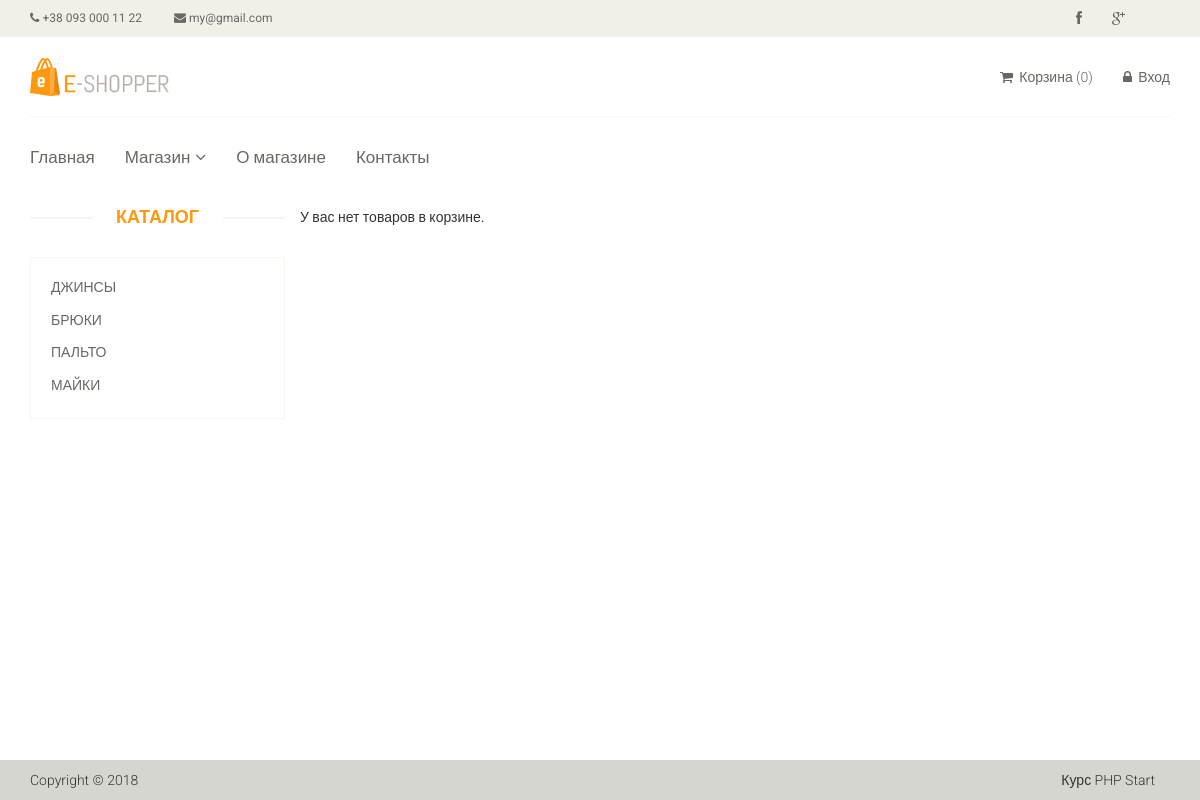
Page /cart/ on the committed database.
### tables this page shows
CREATE TABLE `category` (
  `id` int(11) NOT NULL,
  `name` varchar(256) NOT NULL,
  `sort_order` int(11) NOT NULL DEFAULT '0',
  `status` int(11) NOT NULL DEFAULT '1'
);

### config/routes.php (called while the page is built)
<?php
return array(
    'product/([0-9]+)' => 'product/view/$1',
    'catalog' => 'catalog/index',
    'category/([0-9]+)/page-([0-9]+)' => 'catalog/category/$1/$2',
    'category/([0-9]+)' => 'catalog/category/$1',
    'contact' => 'site/contact',
    'cart/delete' => 'cart/delete',
    'cart/deleteAll/([0-9]+)' => 'cart/deleteAll/$1',
    'cart/addAjax/([0-9]+)/([0-9]+)'=> 'cart/addAjax/$1/$2',
    'cart/add' => 'cart/add',
    'cart/checkout' => 'cart/checkout',
    'cart' => 'cart/index',
    'admin/category/delete/([0-9]+)' => 'adminCategory/delete/$1',
    'admin/category/update/([0-9]+)' => 'adminCategory/update/$1',
    'admin/category/create' => 'adminCategory/create',
    'admin/category' => 'adminCategory/index',
    'admin/order/delete/([0-9]+)' => 'adminOrder/delete/$1',
    'admin/order/update/([0-9]+)' => 'adminOrder/update/$1',
    'admin/order/view/([0-9]+)' => 'adminOrder/view/$1',
    'admin/order' => 'adminOrder/index',
    'admin/product/delete/([0-9]+)' => 'adminProduct/delete/$1',
    'admin/product/update/([0-9]+)' => 'adminProduct/update/$1',
    'admin/product/create' => 'adminProduct/create',
    'admin/product' => 'adminProduct/index',
    'admin' => 'admin/index',
    'user/register' => 'user/register',
    'user/login' => 'user/login',
    'user/logout' => 'user/logout',
    'cabinet/edit' => 'cabinet/edit',
    'cabinet' => 'cabinet/index',
    '' => 'site/index',
);

### controller/CartController.php (called while the page is built, shortened)
<?php
class CartController {
    public function actionIndex(){
        $categories = Category::getCategoriesList();
        require_once  ROOT . '/view/cart/index.php';
        return true;
    }
}

### index.php (called while the page is built, shortened)
<?php
    $router = new Router();
    $router->run();

### models/Category.php (called while the page is built, shortened)
<?php
class Category {
    public static function getCategoriesList()
    {
        $db = Db::getConnection();
        $categoryList = array();
        $result = $db->query("SELECT id, name FROM `category` ORDER BY `sort_order` ASC");
        $i = 0;
        while($row = $result->fetch()){
            $categoryList[$i]['id'] = $row['id'];
            $categoryList[$i]['name'] = $row['name'];
            $i++;
        }
        return $categoryList;
    }
}

### view/cart/index.php (the view)
<?php require_once(ROOT . "/include/header.php"); ?>
<section>
            <div class="container">
                <div class="row">
                    <div class="col-sm-3">
                        <div class="left-sidebar">
                            <h2>Каталог</h2>
                            <div class="panel-group category-products" id="accordian">
                                <?php foreach($categories as $categoryItem): ?>
                                <div class="panel panel-default">
                                    <div class="panel-heading">
                                        <h4 class="panel-title">
                                            <a href="/category/<?php echo $categoryItem['id']; ?>">
                                                <?php echo $categoryItem['name']; ?>
                                            </a>
                                        </h4>
                                    </div>
                                </div>
                               <?php endforeach; ?>
                            </div>
                        </div>
                    </div>
                      <?php if(isset($products)): ?>
                    <div class="col-sm-9 padding-right">
                        <table class="user_Cart_Table">
                            <tr>
                                <th>Код товара</th>
                                <th>Название</th>
                                 <th>Количество, шт.</th>
                                <th>Стоимость в руб.</th>
                                <th>Удалить шт.</th>
                                <th>Удалить товар полностью.</th>
                            </tr>
                            <?php foreach($products as $product): ?>
                            <tr>
                                <td><?php echo $product['code']; ?></td>
                                <td>
                                    <a href="/product/<?php echo $product['id']; ?>">
                                      <?php echo $product['name']; ?>
                                    </a>
                                </td>
                                <td><?php echo $productsInCart[$product['id']]; ?></td>
                                <td><?php echo $product['price']; ?></td>
                                <td>
                                    <form action="/cart/delete/" method="POST">
                                        <input id="countDelProduct" type="number" value="1" name="count">
                                        <input type="hidden" name="id" value="<?php echo $product['id']; ?>" >
                                        <button id="butDelProduct" type="submit" name="submit"><i class="fa fa-times"></i></button>
                                    </form>
                                </td>
                                <td> <a href="/cart/deleteAll/<?php echo $product['id']; ?>"><i class="fa fa-times"></i></a></td>
                            </tr>
                            <?php endforeach; ?>
                            <tr>
                                <td colspan="3">Общая стоимость:</td>
                                <td><?php echo $totalPrice; ?></td>
                            </tr>
                        </table>
                        <a href="/cart/checkout">Оформить заказ.</a>
                    </div>
                    <?php else: ?>
                    <p>У вас нет товаров в корзине.</p>
                    <?php endif; ?>
                    </div>
                </div>
        </section>
<?php require_once(ROOT . "/include/footer.php"); ?>

### components/Router.php (shortened to what this page needs)
<?php
class Router {
    private $routes;
    public function __construct()
    {
        $routesPath = ROOT . '/config/routes.php';
        $this->routes = include($routesPath);
    }
    private function getURI(){
        if(!empty($_SERVER['REQUEST_URI'])){
            return trim($_SERVER['REQUEST_URI'], '/');
        }
    }
    public function run()
    {
        $uri = $this->getURI();
        foreach ($this->routes as $uriPattern => $path){
            if(preg_match("~$uriPattern~", $uri)){
                $internalRoute = preg_replace("~$uriPattern~", $path, $uri);
                    $segments = explode('/', $internalRoute);
                    $controllerName = array_shift($segments). 'Controller';
                    $actionName = 'action'.ucfirst(array_shift($segments));
                    $parameters = $segments;
                    $controllerObject = new $controllerName;
                    $result = call_user_func_array(array($controllerObject, $actionName), $parameters);
                    if($result != NULL){
                        break;
                    }
                }
        }
    }
}

### template/css/main.css (style rules this page uses)
body { font-family: 'Roboto', sans-serif; background:; position: relative; font-weight:400px; }
a { -webkit-transition: 300ms; -moz-transition: 300ms; -o-transition: 300ms; transition: 300ms; }
h1, h2, h3, h4, h5, h6 { font-family: 'Roboto', sans-serif; }
.category-products { border: 1px solid #F7F7F0; margin-bottom: 35px; padding-bottom: 20px; padding-top: 15px; }
.left-sidebar h2, .brands_products h2 { color: #FE980F; font-family: 'Roboto', sans-serif; font-size: 18px; font-weight: 700; margin: 0 auto 30px; text-align: center; text-transform: uppercase; position: relative; z-index:3; }
.left-sidebar h2:after, h2.title:after { content: " "; position: absolute; border: 1px solid #f5f5f5; bottom:8px; left: 0; width: 100%; height: 0; z-index: -2; }
.left-sidebar h2:before { content: " "; position: absolute; background: #fff; bottom: -6px; width: 130px; height: 30px; z-index: -1; left: 50%; margin-left: -65px; }
.category-products .panel { background-color: #FFFFFF; border: 0px; border-radius: 0px; box-shadow:none; margin-bottom: 0px; }
.category-products .panel-default .panel-heading { background-color: #FFFFFF; border: 0 none; color: #FFFFFF; padding: 5px 20px; }
.category-products .panel-default .panel-heading .panel-title a { color: #696763; font-family: 'Roboto', sans-serif; font-size: 14px; text-decoration: none; text-transform: uppercase; }
.row { width:100% !important; }

### template/css/slider.css (style rules this page uses)
a { color:inherit; }

### rows in the picture
category: name "ДЖИНСЫ"
category: name "БРЮКИ"
category: name "ПАЛЬТО"
category: name "МАЙКИ"
